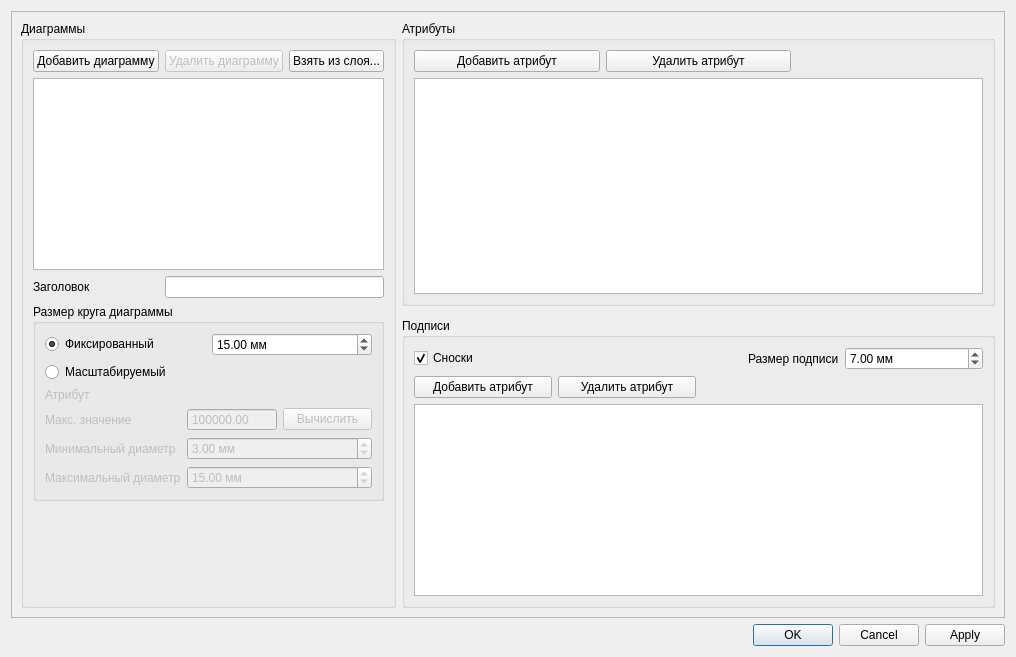
<?xml version="1.0" encoding="UTF-8"?>
<ui version="4.0">
 <class>Dialog</class>
 <widget class="QDialog" name="Dialog">
  <property name="geometry">
   <rect>
    <x>0</x>
    <y>0</y>
    <width>1016</width>
    <height>657</height>
   </rect>
  </property>
  <property name="windowTitle">
   <string>Настройка диаграмм</string>
  </property>
  <property name="locale">
   <locale language="C" country="AnyCountry"/>
  </property>
  <layout class="QGridLayout" name="gridLayout" rowstretch="1,0,0,0" columnstretch="0,1">
   <item row="3" column="0" colspan="2">
    <widget class="QDialogButtonBox" name="buttonBox">
     <property name="orientation">
      <enum>Qt::Horizontal</enum>
     </property>
     <property name="standardButtons">
      <set>QDialogButtonBox::Apply|QDialogButtonBox::Cancel|QDialogButtonBox::Ok</set>
     </property>
    </widget>
   </item>
   <item row="0" column="0" rowspan="2" colspan="2">
    <widget class="QScrollArea" name="scrollArea">
     <property name="widgetResizable">
      <bool>true</bool>
     </property>
     <widget class="QWidget" name="scrollAreaWidgetContents">
      <property name="geometry">
       <rect>
        <x>0</x>
        <y>0</y>
        <width>996</width>
        <height>608</height>
       </rect>
      </property>
      <layout class="QGridLayout" name="gridLayout_5" rowstretch="1,1,0,0" columnstretch="0,1">
       <item row="3" column="1">
        <widget class="QGroupBox" name="groupBox_4">
         <property name="title">
          <string>Подписи</string>
         </property>
         <layout class="QGridLayout" name="labelGridLayout">
          <property name="leftMargin">
           <number>9</number>
          </property>
          <property name="rightMargin">
           <number>9</number>
          </property>
          <item row="0" column="0">
           <widget class="QCheckBox" name="showLineouts">
            <property name="text">
             <string>Сноски</string>
            </property>
            <property name="checked">
             <bool>true</bool>
            </property>
           </widget>
          </item>
          <item row="1" column="1">
           <widget class="QPushButton" name="deleteLabelAttributePushButton">
            <property name="text">
             <string>Удалить атрибут</string>
            </property>
           </widget>
          </item>
          <item row="1" column="0">
           <widget class="QPushButton" name="addLabelAttributePushButton">
            <property name="text">
             <string>Добавить атрибут</string>
            </property>
           </widget>
          </item>
          <item row="0" column="2" alignment="Qt::AlignRight">
           <widget class="QLabel" name="label_7">
            <property name="text">
             <string>Размер подписи</string>
            </property>
           </widget>
          </item>
          <item row="0" column="3">
           <widget class="QDoubleSpinBox" name="labelSizeEdit">
            <property name="suffix">
             <string> мм</string>
            </property>
            <property name="singleStep">
             <double>0.200000000000000</double>
            </property>
            <property name="value">
             <double>7.000000000000000</double>
            </property>
           </widget>
          </item>
          <item row="2" column="0" colspan="4">
           <widget class="QTableView" name="labelAttributeTableView"/>
          </item>
         </layout>
        </widget>
       </item>
       <item row="0" column="1" rowspan="2">
        <widget class="QGroupBox" name="groupBox_6">
         <property name="title">
          <string>Атрибуты</string>
         </property>
         <layout class="QGridLayout" name="gridLayout_6">
          <item row="0" column="1">
           <widget class="QPushButton" name="deleteAttributePushButton">
            <property name="text">
             <string>Удалить атрибут</string>
            </property>
           </widget>
          </item>
          <item row="0" column="0">
           <widget class="QPushButton" name="addAttributePushButton">
            <property name="text">
             <string>Добавить атрибут</string>
            </property>
           </widget>
          </item>
          <item row="1" column="0" colspan="3">
           <widget class="QTableView" name="attributeTableView">
            <attribute name="verticalHeaderVisible">
             <bool>false</bool>
            </attribute>
           </widget>
          </item>
         </layout>
        </widget>
       </item>
       <item row="0" column="0" rowspan="4">
        <widget class="QGroupBox" name="groupBox">
         <property name="title">
          <string>Диаграммы</string>
         </property>
         <layout class="QGridLayout" name="gridLayout_2">
          <item row="1" column="0" colspan="3">
           <widget class="QListWidget" name="mDiagrammsListWidget"/>
          </item>
          <item row="5" column="0">
           <spacer name="verticalSpacer">
            <property name="orientation">
             <enum>Qt::Vertical</enum>
            </property>
            <property name="sizeHint" stdset="0">
             <size>
              <width>20</width>
              <height>40</height>
             </size>
            </property>
           </spacer>
          </item>
          <item row="2" column="1" colspan="2">
           <widget class="QLineEdit" name="titleEdit"/>
          </item>
          <item row="0" column="2">
           <widget class="QPushButton" name="mImportFromLayer">
            <property name="text">
             <string>Взять из слоя...</string>
            </property>
           </widget>
          </item>
          <item row="0" column="0">
           <widget class="QPushButton" name="mAddDiagramm">
            <property name="text">
             <string>Добавить диаграмму</string>
            </property>
           </widget>
          </item>
          <item row="2" column="0">
           <widget class="QLabel" name="label_2">
            <property name="text">
             <string>Заголовок</string>
            </property>
           </widget>
          </item>
          <item row="0" column="1">
           <widget class="QPushButton" name="mDeleteDiagramm">
            <property name="enabled">
             <bool>false</bool>
            </property>
            <property name="text">
             <string>Удалить диаграмму</string>
            </property>
           </widget>
          </item>
          <item row="4" column="0" colspan="3">
           <widget class="QGroupBox" name="groupBox_3">
            <property name="title">
             <string>Размер круга диаграммы</string>
            </property>
            <layout class="QGridLayout" name="gridLayout_4">
             <item row="0" column="0">
              <widget class="QRadioButton" name="fixedSizeRadioButton">
               <property name="text">
                <string>Фиксированный</string>
               </property>
               <property name="checked">
                <bool>true</bool>
               </property>
              </widget>
             </item>
             <item row="0" column="1">
              <widget class="QDoubleSpinBox" name="fixedDiagrammSize">
               <property name="suffix">
                <string> мм</string>
               </property>
               <property name="maximum">
                <double>999999.000000000000000</double>
               </property>
               <property name="value">
                <double>15.000000000000000</double>
               </property>
              </widget>
             </item>
             <item row="1" column="0">
              <widget class="QRadioButton" name="scaledSizeRadioButton">
               <property name="text">
                <string>Масштабируемый</string>
               </property>
              </widget>
             </item>
             <item row="2" column="0" colspan="2">
              <widget class="QFrame" name="scaledSizeFrame">
               <property name="enabled">
                <bool>false</bool>
               </property>
               <property name="frameShape">
                <enum>QFrame::NoFrame</enum>
               </property>
               <property name="frameShadow">
                <enum>QFrame::Raised</enum>
               </property>
               <layout class="QGridLayout" name="scaledSizeGridLayout">
                <property name="margin">
                 <number>0</number>
                </property>
                <item row="4" column="0">
                 <widget class="QLabel" name="label_5">
                  <property name="text">
                   <string>Максимальный диаметр</string>
                  </property>
                 </widget>
                </item>
                <item row="3" column="0">
                 <widget class="QLabel" name="label_4">
                  <property name="text">
                   <string>Минимальный диаметр</string>
                  </property>
                 </widget>
                </item>
                <item row="0" column="0">
                 <widget class="QLabel" name="label_3">
                  <property name="text">
                   <string>Атрибут</string>
                  </property>
                 </widget>
                </item>
                <item row="1" column="0">
                 <widget class="QLabel" name="label_6">
                  <property name="text">
                   <string>Макс. значение</string>
                  </property>
                 </widget>
                </item>
                <item row="1" column="2">
                 <widget class="QPushButton" name="scalePushButton">
                  <property name="text">
                   <string>Вычислить</string>
                  </property>
                 </widget>
                </item>
                <item row="1" column="1">
                 <widget class="QDoubleSpinBox" name="scaleEdit">
                  <property name="buttonSymbols">
                   <enum>QAbstractSpinBox::NoButtons</enum>
                  </property>
                  <property name="maximum">
                   <double>999999999.000000000000000</double>
                  </property>
                  <property name="value">
                   <double>300000.000000000000000</double>
                  </property>
                 </widget>
                </item>
                <item row="3" column="1" colspan="2">
                 <widget class="QDoubleSpinBox" name="minDiagrammSize">
                  <property name="suffix">
                   <string> мм</string>
                  </property>
                  <property name="decimals">
                   <number>2</number>
                  </property>
                  <property name="maximum">
                   <double>999999.000000000000000</double>
                  </property>
                  <property name="singleStep">
                   <double>1.000000000000000</double>
                  </property>
                  <property name="value">
                   <double>3.000000000000000</double>
                  </property>
                 </widget>
                </item>
                <item row="4" column="1" colspan="2">
                 <widget class="QDoubleSpinBox" name="maxDiagrammSize">
                  <property name="suffix">
                   <string> мм</string>
                  </property>
                  <property name="decimals">
                   <number>2</number>
                  </property>
                  <property name="maximum">
                   <double>999999999.000000000000000</double>
                  </property>
                  <property name="singleStep">
                   <double>1.000000000000000</double>
                  </property>
                  <property name="value">
                   <double>15.000000000000000</double>
                  </property>
                 </widget>
                </item>
               </layout>
              </widget>
             </item>
            </layout>
           </widget>
          </item>
         </layout>
        </widget>
       </item>
      </layout>
     </widget>
    </widget>
   </item>
  </layout>
 </widget>
 <resources/>
 <connections>
  <connection>
   <sender>buttonBox</sender>
   <signal>accepted()</signal>
   <receiver>Dialog</receiver>
   <slot>accept()</slot>
   <hints>
    <hint type="sourcelabel">
     <x>263</x>
     <y>647</y>
    </hint>
    <hint type="destinationlabel">
     <x>157</x>
     <y>274</y>
    </hint>
   </hints>
  </connection>
  <connection>
   <sender>buttonBox</sender>
   <signal>rejected()</signal>
   <receiver>Dialog</receiver>
   <slot>reject()</slot>
   <hints>
    <hint type="sourcelabel">
     <x>331</x>
     <y>647</y>
    </hint>
    <hint type="destinationlabel">
     <x>286</x>
     <y>274</y>
    </hint>
   </hints>
  </connection>
  <connection>
   <sender>mAddDiagramm</sender>
   <signal>clicked()</signal>
   <receiver>Dialog</receiver>
   <slot>mAddDiagramm_clicked()</slot>
   <hints>
    <hint type="sourcelabel">
     <x>77</x>
     <y>52</y>
    </hint>
    <hint type="destinationlabel">
     <x>130</x>
     <y>1</y>
    </hint>
   </hints>
  </connection>
  <connection>
   <sender>mDeleteDiagramm</sender>
   <signal>clicked()</signal>
   <receiver>Dialog</receiver>
   <slot>mDeleteDiagramm_clicked()</slot>
   <hints>
    <hint type="sourcelabel">
     <x>207</x>
     <y>53</y>
    </hint>
    <hint type="destinationlabel">
     <x>294</x>
     <y>1</y>
    </hint>
   </hints>
  </connection>
  <connection>
   <sender>mImportFromLayer</sender>
   <signal>clicked()</signal>
   <receiver>Dialog</receiver>
   <slot>mImportFromLayer_clicked()</slot>
   <hints>
    <hint type="sourcelabel">
     <x>353</x>
     <y>64</y>
    </hint>
    <hint type="destinationlabel">
     <x>533</x>
     <y>7</y>
    </hint>
   </hints>
  </connection>
  <connection>
   <sender>addAttributePushButton</sender>
   <signal>clicked()</signal>
   <receiver>Dialog</receiver>
   <slot>addAttributePushButton_clicked()</slot>
   <hints>
    <hint type="sourcelabel">
     <x>676</x>
     <y>48</y>
    </hint>
    <hint type="destinationlabel">
     <x>497</x>
     <y>527</y>
    </hint>
   </hints>
  </connection>
  <connection>
   <sender>scaleEdit</sender>
   <signal>editingFinished()</signal>
   <receiver>Dialog</receiver>
   <slot>scaleValueEditingFinished()</slot>
   <hints>
    <hint type="sourcelabel">
     <x>251</x>
     <y>432</y>
    </hint>
    <hint type="destinationlabel">
     <x>359</x>
     <y>322</y>
    </hint>
   </hints>
  </connection>
 </connections>
 <slots>
  <slot>diagrammTypeChanged(int)</slot>
  <slot>scaleValueEditingFinished()</slot>
  <slot>scaleUnitsChanged(int)</slot>
  <slot>componentsItemClicked(QListWidgetItem*)</slot>
  <slot>unitsChanged(int)</slot>
  <slot>unitsChangedVol(int)</slot>
  <slot>mAddDiagramm_clicked()</slot>
  <slot>mDeleteDiagramm_clicked()</slot>
  <slot>mImportFromLayer_clicked()</slot>
  <slot>addAttributePushButton_clicked()</slot>
 </slots>
</ui>
